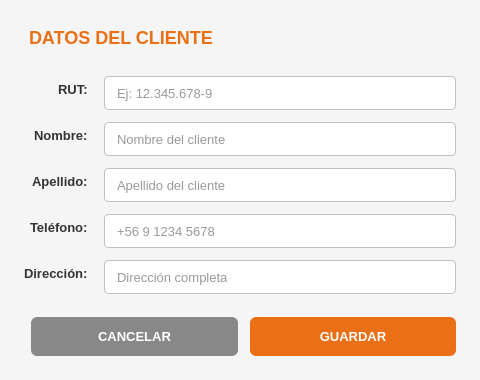
<?xml version="1.0" encoding="UTF-8"?>
<ui version="4.0">
 <class>ClienteDialog</class>
 <widget class="QDialog" name="ClienteDialog">
  <property name="geometry">
   <rect>
    <x>0</x>
    <y>0</y>
    <width>480</width>
    <height>380</height>
   </rect>
  </property>
  <property name="windowTitle">
   <string>Registro de Cliente</string>
  </property>
  <property name="styleSheet">
   <string notr="true">
QDialog {
    background-color: #f5f5f5;
}

QLabel {
    color: #333333;
    font-size: 13px;
    font-weight: bold;
}

QLabel#titleLabel {
    color: #ea6f15;
    font-size: 18px;
    font-weight: bold;
    padding-bottom: 10px;
}

QLineEdit {
    background-color: #ffffff;
    border: 1px solid #c0c0c0;
    border-radius: 4px;
    padding: 6px 10px;
    color: #333333;
    font-size: 13px;
    min-height: 20px;
}

QLineEdit:focus {
    border: 2px solid #ea6f15;
    background-color: #fffaf5;
}

QLineEdit::placeholder {
    color: #999999;
}

QPushButton {
    background-color: #ea6f15;
    color: #ffffff;
    border: none;
    border-radius: 6px;
    padding: 12px 24px;
    font-size: 13px;
    font-weight: bold;
    min-width: 120px;
}

QPushButton:hover {
    background-color: #f58025;
}

QPushButton#btnCancelar {
    background-color: #888888;
    color: #ffffff;
}

QPushButton#btnCancelar:hover {
    background-color: #999999;
}
   </string>
  </property>
  <layout class="QVBoxLayout">
   <property name="spacing">
    <number>16</number>
   </property>
   <property name="margin">
    <number>24</number>
   </property>
   <item>
    <widget class="QLabel" name="titleLabel">
     <property name="text">
      <string>DATOS DEL CLIENTE</string>
     </property>
    </widget>
   </item>
   <item>
    <layout class="QFormLayout">
     <property name="labelAlignment">
      <set>Qt::AlignRight|Qt::AlignVCenter</set>
     </property>
     <property name="horizontalSpacing">
      <number>16</number>
     </property>
     <property name="verticalSpacing">
      <number>12</number>
     </property>
     <item row="0" column="0">
      <widget class="QLabel">
       <property name="text">
        <string>RUT:</string>
       </property>
      </widget>
     </item>
     <item row="0" column="1">
      <widget class="QLineEdit" name="editRut">
       <property name="placeholderText">
        <string>Ej: 12.345.678-9</string>
       </property>
      </widget>
     </item>
     <item row="1" column="0">
      <widget class="QLabel">
       <property name="text">
        <string>Nombre:</string>
       </property>
      </widget>
     </item>
     <item row="1" column="1">
      <widget class="QLineEdit" name="editNombre">
       <property name="placeholderText">
        <string>Nombre del cliente</string>
       </property>
      </widget>
     </item>
     <item row="2" column="0">
      <widget class="QLabel">
       <property name="text">
        <string>Apellido:</string>
       </property>
      </widget>
     </item>
     <item row="2" column="1">
      <widget class="QLineEdit" name="editApellido">
       <property name="placeholderText">
        <string>Apellido del cliente</string>
       </property>
      </widget>
     </item>
     <item row="3" column="0">
      <widget class="QLabel">
       <property name="text">
        <string>Teléfono:</string>
       </property>
      </widget>
     </item>
     <item row="3" column="1">
      <widget class="QLineEdit" name="editTelefono">
       <property name="placeholderText">
        <string>+56 9 1234 5678</string>
       </property>
      </widget>
     </item>
     <item row="4" column="0">
      <widget class="QLabel">
       <property name="text">
        <string>Dirección:</string>
       </property>
      </widget>
     </item>
     <item row="4" column="1">
      <widget class="QLineEdit" name="editDireccion">
       <property name="placeholderText">
        <string>Dirección completa</string>
       </property>
      </widget>
     </item>
    </layout>
   </item>
   <item>
    <spacer>
     <property name="orientation">
      <enum>Qt::Vertical</enum>
     </property>
    </spacer>
   </item>
   <item>
    <layout class="QHBoxLayout">
     <property name="spacing">
      <number>12</number>
     </property>
     <item>
      <spacer>
       <property name="orientation">
        <enum>Qt::Horizontal</enum>
       </property>
      </spacer>
     </item>
     <item>
      <widget class="QPushButton" name="btnCancelar">
       <property name="text">
        <string>CANCELAR</string>
       </property>
      </widget>
     </item>
     <item>
      <widget class="QPushButton" name="btnAceptar">
       <property name="text">
        <string>GUARDAR</string>
       </property>
      </widget>
     </item>
    </layout>
   </item>
  </layout>
 </widget>
 <resources/>
 <connections/>
</ui>
